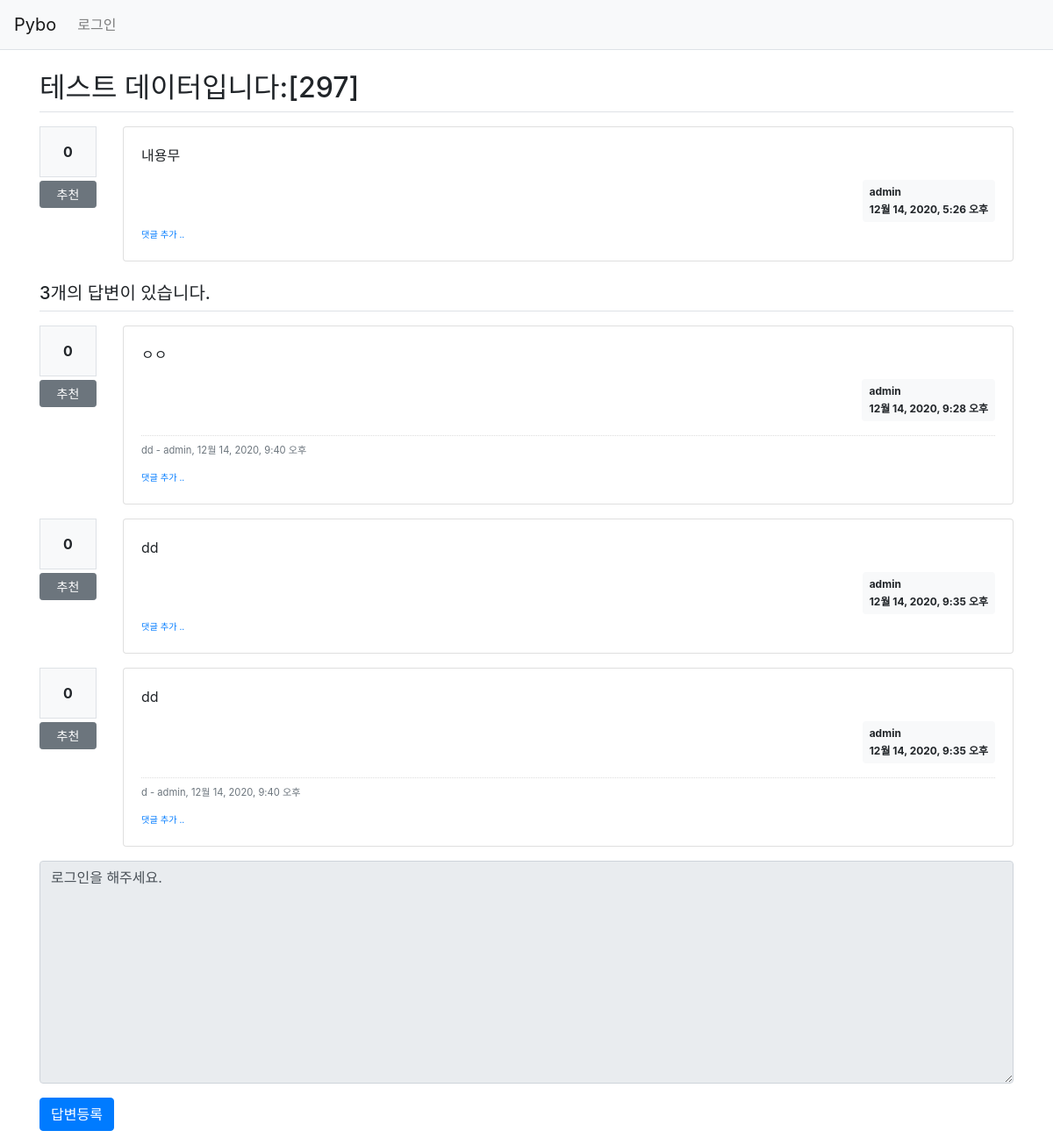
The app's page /pybo/302/, older data.
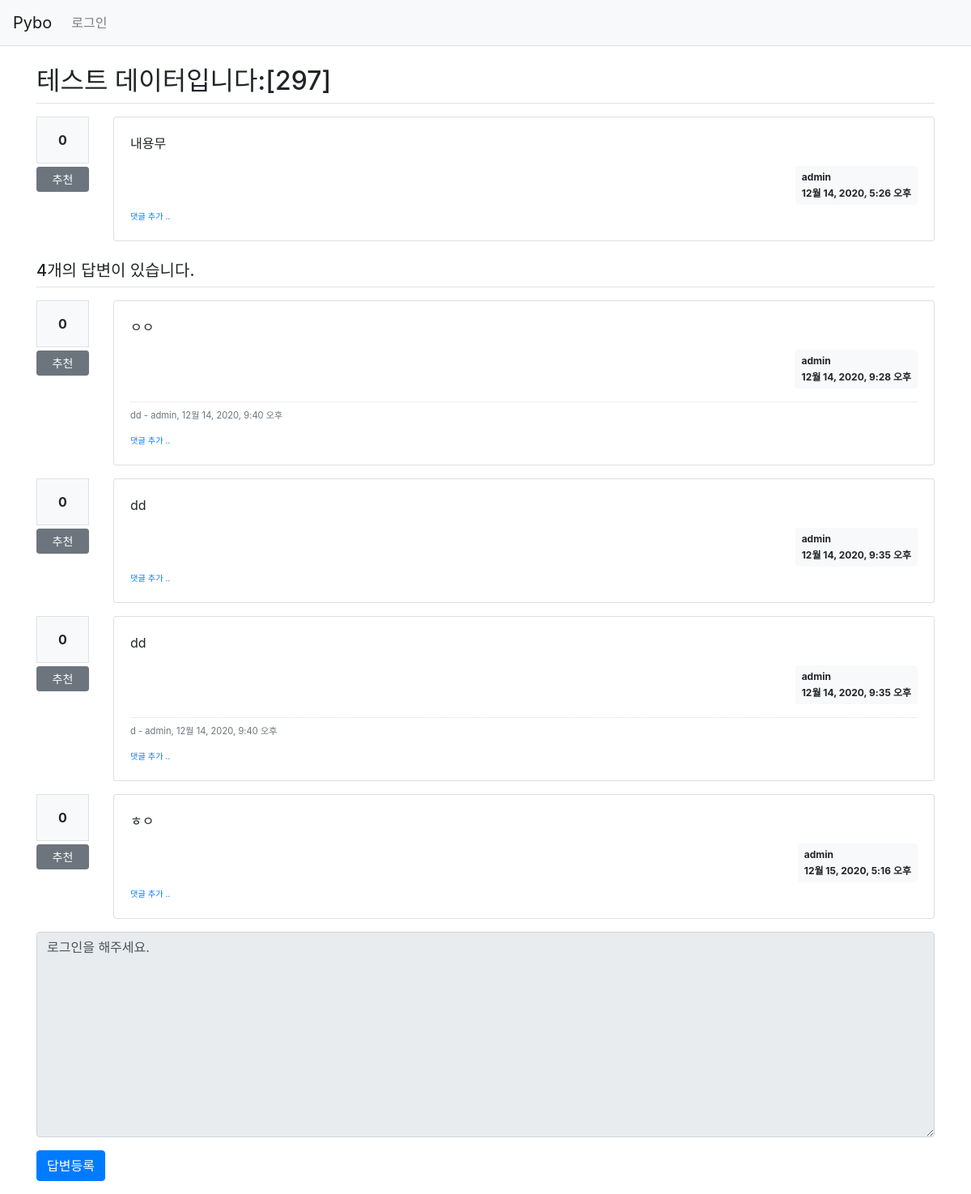
The same page, newer data.
### pybo/models.py (models this page shows, shortened)
class Question(models.Model):
    author = models.ForeignKey(User, on_delete=models.CASCADE, related_name='author_question')
    objects = None
    subject = models.CharField(max_length=200)
    content = models.TextField()
    create_date = models.DateTimeField()
    modify_date = models.DateTimeField(null=True, blank=True)
    voter = models.ManyToManyField(User, related_name='voter_question')

class Answer(models.Model):
    author = models.ForeignKey(User, on_delete=models.CASCADE, related_name='author_answer')
    question = models.ForeignKey(Question, on_delete=models.CASCADE)
    content = models.TextField()
    create_date = models.DateTimeField()
    modify_date = models.DateTimeField(null=True, blank=True)
    voter = models.ManyToManyField(User, related_name='voter_answer')

class Comment(models.Model):
    author = models.ForeignKey(User, on_delete=models.CASCADE)
    content = models.TextField()
    create_date = models.DateTimeField()
    modify_date = models.DateTimeField(null=True, blank=True)
    question = models.ForeignKey(Question, null=True, blank=True, on_delete=models.CASCADE)
    answer = models.ForeignKey(Answer, null=True, blank=True, on_delete=models.CASCADE)

### pybo/views/base_views.py (the view)
# urls.py: path('<int:question_id>/', base_views.detail, name='detail'),
def detail(request, question_id):
    question = get_object_or_404(Question, pk=question_id)
    context = {'question': question}
    return render(request, 'pybo/question_detail.html', context)

### pybo/templatetags/pybo_filter.py (called while the page is built)
@register.filter()
def mark(value):
    extensions = ["nl2br", "fenced_code"]
    return mark_safe(markdown.markdown(value, extensions=extensions))

### pybo/templates/pybo/question_detail.html (shortened to what this page needs)
<!DOCTYPE html>
<html lang="en">
<head>
</head>
<body>
{% extends 'base.html' %}
{% load pybo_filter %}
{% block content %}
<div class="container my-3">
    <h2 class="border-bottom py-2">{{ question.subject }}</h2>
    <div class="row my-3">
        <div class="col-1">
            <div class="bg-light text-center p-3 border font-weight-bolder mb-1">{{question.voter.count}}</div>
            <a href="#" data-uri="{% url 'pybo:vote_question' question.id  %}"
               class="recommend btn btn-sm btn-secondary btn-block my-1">추천</a>
        </div>
        <div class="col-11">
            <div class="card">
                <div class="card-body">
                    <div class="card-text">{{ question.content|mark }}</div>
                    <div class="d-flex justify-content-end">
                        <div class="badge badge-light p-2 text-left">
                            <div class="mb-2">{{ question.author.username }}</div>
                            <div>{{ question.create_date }}</div>
                        </div>
                    </div>
                    <div>
                        <a href="{% url 'pybo:comment_create_question' question.id  %}"
                           class="small"><small>댓글 추가 ..</small></a>
                    </div>
                </div>
            </div>
        </div>
    </div>
    <h5 class="border-bottom my-3 py-2">{{question.answer_set.count}}개의 답변이 있습니다.</h5>
    {% for answer in question.answer_set.all %}
    <div class="row my-3">
        <div class="col-1">
            <div class="bg-light text-center p-3 border font-weight-bolder mb-1">{{answer.voter.count}}</div>
            <a href="#" data-uri="{% url 'pybo:vote_answer' answer.id  %}"
                class="recommend btn btn-sm btn-secondary btn-block my-1">추천</a>
        </div>
        <div class="col-11">
            <div class="card">
                <div class="card-body">
                    <div class="card-text">{{ answer.content|mark }}</div>
                    <div class="d-flex justify-content-end">
                        <div class="badge badge-light p-2 text-left">
                            <div class="mb-2">{{ answer.author.username }}</div>
                            <div>{{ answer.create_date }}</div>
                        </div>
                    </div>
                    {% if answer.comment_set.count > 0 %}
                    <div class="mt-3">
                    {% for comment in answer.comment_set.all %}
                        <div class="comment py-2 text-muted">
                            <span style="white-space: pre-line;">{{ comment.content }}</span>
                            <span>
                                - {{ comment.author }}, {{ comment.create_date }}
                            </span>
                        </div>
                    {% endfor %}
                    </div>
                    {% endif %}
                    <div>
                        <a href="{% url 'pybo:comment_create_answer' answer.id  %}"
                           class="small"><small>댓글 추가 ..</small></a>
                    </div>
                </div>
            </div>
        </div>
    </div>
    {% endfor %}
    <form action="{% url 'pybo:answer_create' question.id %}" method="post" class="my-3">
        <div class="form-group">
            <textarea {% if not user.is_authenticated %}disabled{% endif %}
              name="content" id="content" class="form-control" rows="10">{% if not user.is_authenticated %}로그인을 해주세요.{% endif %}</textarea>
        </div>
        <input type="submit" value="답변등록" class="btn btn-primary">
    </form>
</div>
{% endblock %}

Row changes from the older to the newer data that the page shows:
computed for Question "테스트 데이터입니다:[297]": answer_set.count "3" → "4"
added Answer: voter.count "0", content|mark "ㅎㅇ", author.username "admin", create_date "12월 15, 2020, 5:16 오후"
